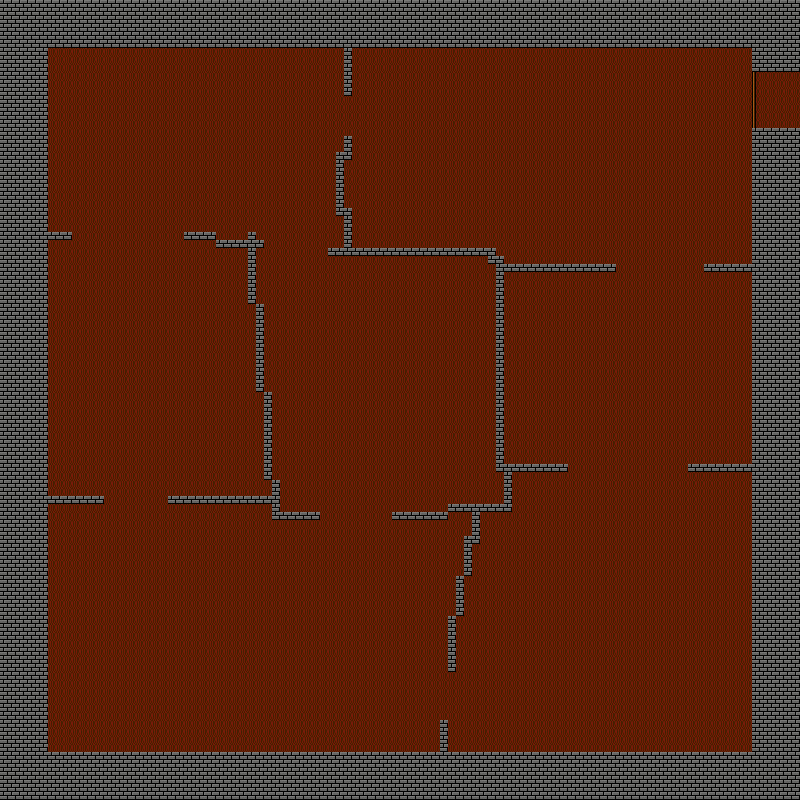

A 2D game scene composited from a Tiled map and its tileset images. What follows is a short description and the map's XML, with each tile layer's data collapsed to a summary:
An orthogonal 100x100 tile map with 8x8 px tiles, 4 tile layers (sol, obstacles, portes, deco).

<map version="1.5" tiledversion="1.7.2" orientation="orthogonal" renderorder="right-down" width="100" height="100" tilewidth="8" tileheight="8" infinite="0" nextlayerid="5" nextobjectid="1">
 <tileset firstgid="1" source="Tiles_Mansion_V2.tsx" />
 <layer id="1" name="sol" width="100" height="100">
  <data>[10000 cells, 10000 non-empty, 1 distinct tile ids]</data>
 </layer>
 <layer id="2" name="obstacles" width="100" height="100">
  <data>[10000 cells, 2452 non-empty, 2 distinct tile ids]</data>
 </layer>
 <layer id="3" name="portes" width="100" height="100">
  <data>[10000 cells, 7 non-empty, 1 distinct tile ids]</data>
 </layer>
 <layer id="4" name="deco" width="100" height="100">
  <data>[10000 cells, 14 non-empty, 1 distinct tile ids]</data>
 </layer>
</map>
